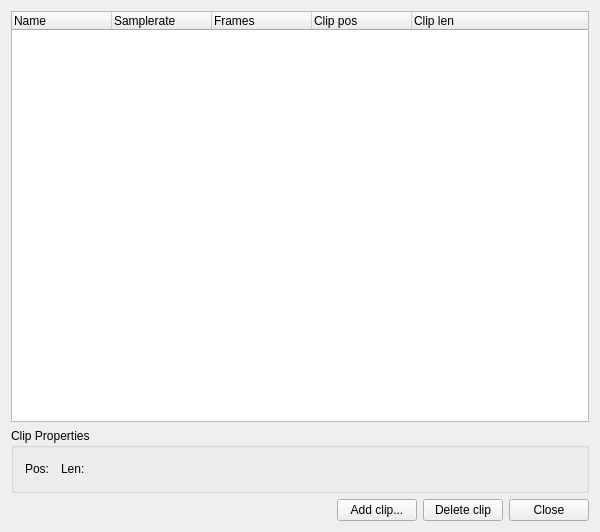
<?xml version="1.0" encoding="UTF-8"?>
<ui version="4.0">
 <class>ClipListEditorBase</class>
 <widget class="QWidget" name="ClipListEditorBase">
  <property name="geometry">
   <rect>
    <x>0</x>
    <y>0</y>
    <width>600</width>
    <height>532</height>
   </rect>
  </property>
  <property name="windowTitle">
   <string>MusE: ClipList</string>
  </property>
  <layout class="QVBoxLayout" name="verticalLayout">
   <item>
    <widget class="QTreeWidget" name="view">
     <property name="rootIsDecorated">
      <bool>true</bool>
     </property>
     <property name="allColumnsShowFocus">
      <bool>true</bool>
     </property>
     <column>
      <property name="text">
       <string>Name</string>
      </property>
     </column>
     <column>
      <property name="text">
       <string>Samplerate</string>
      </property>
     </column>
     <column>
      <property name="text">
       <string>Frames</string>
      </property>
     </column>
     <column>
      <property name="text">
       <string>Clip pos</string>
      </property>
     </column>
     <column>
      <property name="text">
       <string>Clip len</string>
      </property>
     </column>
    </widget>
   </item>
   <item>
    <widget class="QGroupBox" name="GroupBox1">
     <property name="title">
      <string>Clip Properties</string>
     </property>
     <layout class="QHBoxLayout">
      <property name="spacing">
       <number>6</number>
      </property>
      <property name="leftMargin">
       <number>11</number>
      </property>
      <property name="topMargin">
       <number>11</number>
      </property>
      <property name="rightMargin">
       <number>11</number>
      </property>
      <property name="bottomMargin">
       <number>11</number>
      </property>
      <item>
       <widget class="QLabel" name="TextLabel1">
        <property name="text">
         <string>Pos:</string>
        </property>
        <property name="wordWrap">
         <bool>false</bool>
        </property>
       </widget>
      </item>
      <item>
       <widget class="MusEGui::PosEdit" name="start" native="true">
        <property name="smpte" stdset="0">
         <bool>true</bool>
        </property>
       </widget>
      </item>
      <item>
       <widget class="QLabel" name="TextLabel2">
        <property name="text">
         <string>Len:</string>
        </property>
        <property name="wordWrap">
         <bool>false</bool>
        </property>
       </widget>
      </item>
      <item>
       <widget class="MusEGui::PosEdit" name="len" native="true">
        <property name="smpte" stdset="0">
         <bool>true</bool>
        </property>
       </widget>
      </item>
      <item>
       <spacer name="Spacer1">
        <property name="orientation">
         <enum>Qt::Horizontal</enum>
        </property>
        <property name="sizeType">
         <enum>QSizePolicy::Expanding</enum>
        </property>
        <property name="sizeHint" stdset="0">
         <size>
          <width>20</width>
          <height>20</height>
         </size>
        </property>
       </spacer>
      </item>
     </layout>
    </widget>
   </item>
   <item>
    <layout class="QHBoxLayout" name="horizontalLayout">
     <item>
      <spacer name="horizontalSpacer">
       <property name="orientation">
        <enum>Qt::Horizontal</enum>
       </property>
       <property name="sizeHint" stdset="0">
        <size>
         <width>40</width>
         <height>20</height>
        </size>
       </property>
      </spacer>
     </item>
     <item>
      <widget class="QPushButton" name="addClipButton">
       <property name="text">
        <string>Add clip...</string>
       </property>
      </widget>
     </item>
     <item>
      <widget class="QPushButton" name="deleteClipButton">
       <property name="text">
        <string>Delete clip</string>
       </property>
      </widget>
     </item>
     <item>
      <widget class="QPushButton" name="closeButton">
       <property name="text">
        <string>Close</string>
       </property>
      </widget>
     </item>
    </layout>
   </item>
  </layout>
 </widget>
 <layoutdefault spacing="6" margin="11"/>
 <customwidgets>
  <customwidget>
   <class>MusEGui::PosEdit</class>
   <extends>QWidget</extends>
   <header>posedit.h</header>
  </customwidget>
 </customwidgets>
 <resources/>
 <connections/>
</ui>
